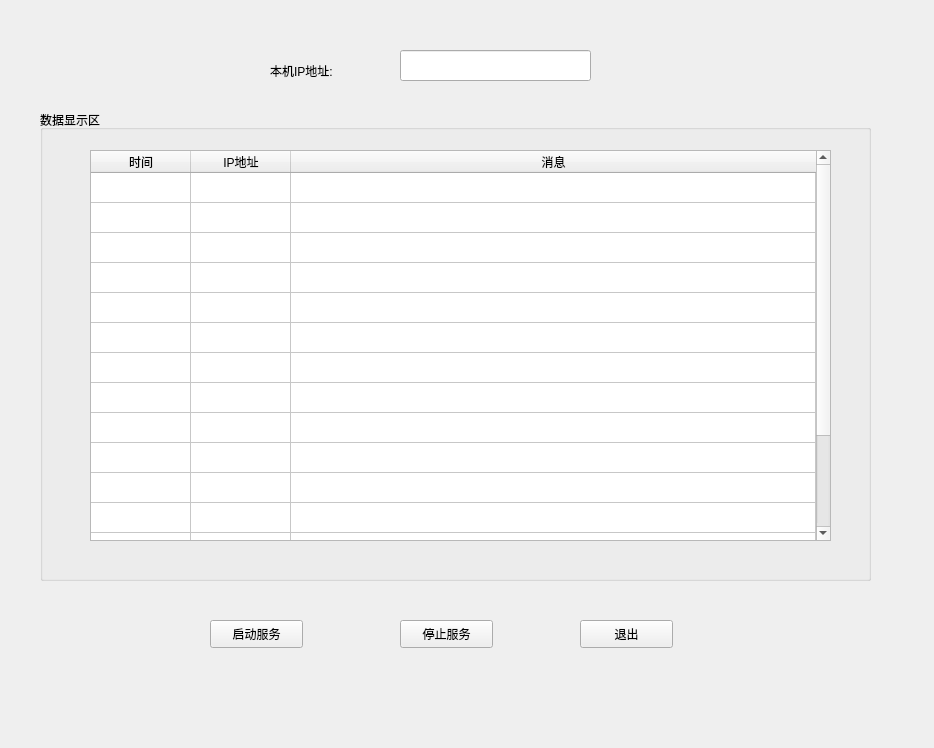
<?xml version="1.0" encoding="UTF-8"?>
<ui version="4.0">
 <class>ServerClass</class>
 <widget class="QWidget" name="ServerClass">
  <property name="geometry">
   <rect>
    <x>0</x>
    <y>0</y>
    <width>934</width>
    <height>748</height>
   </rect>
  </property>
  <property name="windowTitle">
   <string>2017212151_Server</string>
  </property>
  <widget class="QLabel" name="label">
   <property name="geometry">
    <rect>
     <x>270</x>
     <y>60</y>
     <width>101</width>
     <height>21</height>
    </rect>
   </property>
   <property name="text">
    <string>本机IP地址:</string>
   </property>
  </widget>
  <widget class="QLineEdit" name="lineEdit">
   <property name="geometry">
    <rect>
     <x>400</x>
     <y>50</y>
     <width>191</width>
     <height>31</height>
    </rect>
   </property>
   <property name="text">
    <string/>
   </property>
  </widget>
  <widget class="QGroupBox" name="groupBox">
   <property name="geometry">
    <rect>
     <x>40</x>
     <y>110</y>
     <width>831</width>
     <height>471</height>
    </rect>
   </property>
   <property name="title">
    <string>数据显示区</string>
   </property>
   <widget class="QTableWidget" name="tableWidget">
    <property name="geometry">
     <rect>
      <x>50</x>
      <y>40</y>
      <width>741</width>
      <height>391</height>
     </rect>
    </property>
    <property name="rowCount">
     <number>16</number>
    </property>
    <property name="columnCount">
     <number>3</number>
    </property>
    <attribute name="horizontalHeaderVisible">
     <bool>true</bool>
    </attribute>
    <attribute name="horizontalHeaderCascadingSectionResizes">
     <bool>false</bool>
    </attribute>
    <attribute name="horizontalHeaderHighlightSections">
     <bool>true</bool>
    </attribute>
    <attribute name="horizontalHeaderMinimumSectionSize">
     <number>30</number>
    </attribute>
    <attribute name="horizontalHeaderStretchLastSection">
     <bool>true</bool>
    </attribute>
    <attribute name="verticalHeaderVisible">
     <bool>false</bool>
    </attribute>
    <attribute name="verticalHeaderDefaultSectionSize">
     <number>30</number>
    </attribute>
    <attribute name="verticalHeaderMinimumSectionSize">
     <number>30</number>
    </attribute>
    <row>
     <property name="text">
      <string/>
     </property>
    </row>
    <row>
     <property name="text">
      <string/>
     </property>
    </row>
    <row>
     <property name="text">
      <string/>
     </property>
    </row>
    <row>
     <property name="text">
      <string/>
     </property>
    </row>
    <row>
     <property name="text">
      <string/>
     </property>
    </row>
    <row>
     <property name="text">
      <string/>
     </property>
    </row>
    <row>
     <property name="text">
      <string/>
     </property>
    </row>
    <row>
     <property name="text">
      <string/>
     </property>
    </row>
    <row>
     <property name="text">
      <string/>
     </property>
    </row>
    <row>
     <property name="text">
      <string/>
     </property>
    </row>
    <row>
     <property name="text">
      <string/>
     </property>
    </row>
    <row>
     <property name="text">
      <string/>
     </property>
    </row>
    <row>
     <property name="text">
      <string/>
     </property>
    </row>
    <row>
     <property name="text">
      <string/>
     </property>
    </row>
    <row>
     <property name="text">
      <string/>
     </property>
    </row>
    <row>
     <property name="text">
      <string/>
     </property>
    </row>
    <column>
     <property name="text">
      <string>时间</string>
     </property>
    </column>
    <column>
     <property name="text">
      <string>IP地址</string>
     </property>
    </column>
    <column>
     <property name="text">
      <string>消息</string>
     </property>
    </column>
   </widget>
  </widget>
  <widget class="QPushButton" name="startButton">
   <property name="geometry">
    <rect>
     <x>210</x>
     <y>620</y>
     <width>93</width>
     <height>28</height>
    </rect>
   </property>
   <property name="text">
    <string>启动服务</string>
   </property>
  </widget>
  <widget class="QPushButton" name="stopButton">
   <property name="geometry">
    <rect>
     <x>400</x>
     <y>620</y>
     <width>93</width>
     <height>28</height>
    </rect>
   </property>
   <property name="text">
    <string>停止服务</string>
   </property>
  </widget>
  <widget class="QPushButton" name="quitButton">
   <property name="geometry">
    <rect>
     <x>580</x>
     <y>620</y>
     <width>93</width>
     <height>28</height>
    </rect>
   </property>
   <property name="text">
    <string>退出</string>
   </property>
  </widget>
 </widget>
 <layoutdefault spacing="6" margin="11"/>
 <resources>
  <include location="Server.qrc"/>
 </resources>
 <connections/>
</ui>
